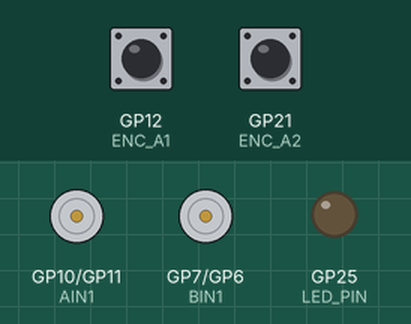
Simulated run of this sketch. Board: Raspberry Pi Pico. Shown: motor-driver pin pairs drawn as motors (green arrow = first pin HIGH = forward, orange = second pin HIGH = backward, longer = more drive, scaled by the enable pin), output pins drawn as LEDs (lit = HIGH). The inputs (shaded band) are chosen by the test bench; at power-on: GP12 (ENC_A1) HIGH, GP21 (ENC_A2) HIGH. What the sketch prints to the serial monitor is not drawn.

Above: at 0.1 s.
At 5.1 s:
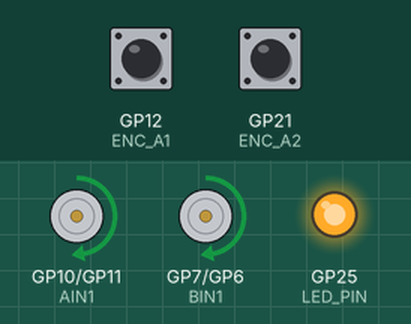
Timing chart, 0 to 6.6 s (numbered marks = the images above):
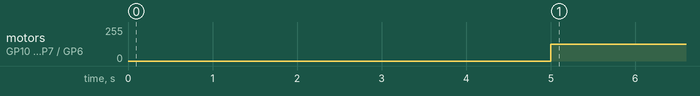

The sketch:

pico_odom.ino
```cpp
// ----- ピン定義 -----
#define AIN1 10
#define AIN2 11
#define PWMA 3
#define BIN1 7
#define BIN2 6
#define PWMB 2
#define LED_PIN 25

#define ENC_A1 12
#define ENC_B1 13
#define ENC_A2 21
#define ENC_B2 22

volatile long encoder_count1 = 0;
volatile long encoder_count2 = 0;

unsigned long prev_time1 = 0;
unsigned long prev_time2 = 0;
long prev_count1 = 0;
long prev_count2 = 0;

const int PPR = 3;
const int GEAR_RATIO = 150;
const float wheel_diameter = 0.13; // m

// ----- 割り込み関数 -----
void encoderCallback1() {
  encoder_count1++;
}

void encoderCallback2() {
  encoder_count2++;
}

// ----- モーター制御 -----
void motorControl(int in1, int in2, int pwm_pin, int speed) {
  if (speed > 0) {
    digitalWrite(in1, HIGH);
    digitalWrite(in2, LOW);
  } else if (speed < 0) {
    digitalWrite(in1, LOW);
    digitalWrite(in2, HIGH);
    speed = -speed;
  } else {
    digitalWrite(in1, LOW);
    digitalWrite(in2, LOW);
  }
  analogWrite(pwm_pin, map(speed, 0, 100, 0, 255)); // 0–100 → 0–255
}

void forward(int speed) {
  motorControl(AIN1, AIN2, PWMA, speed);
  motorControl(BIN1, BIN2, PWMB, speed);
}

void stopMotors() {
  motorControl(AIN1, AIN2, PWMA, 0);
  motorControl(BIN1, BIN2, PWMB, 0);
}

// ----- 速度計算 -----
void getSpeed(unsigned long &prev_time, long &prev_count, long encoder_count,
              float &wheel_rpm, float &speed_mps) {
  unsigned long now = millis();
  float dt = (now - prev_time) / 1000.0;
  if (dt <= 0) {
    wheel_rpm = 0;
    speed_mps = 0;
    return;
  }
  long delta = encoder_count - prev_count;
  float pps = delta / dt;
  float rps = pps / PPR;
  float rpm = rps * 60;
  wheel_rpm = rpm / GEAR_RATIO;
  float wheel_circumference = PI * wheel_diameter;
  speed_mps = (wheel_rpm / 60.0) * wheel_circumference;

  prev_time = now;
  prev_count = encoder_count;
}

// ----- セットアップ -----
void setup() {
  Serial.begin(115200);

  pinMode(AIN1, OUTPUT);
  pinMode(AIN2, OUTPUT);
  pinMode(BIN1, OUTPUT);
  pinMode(BIN2, OUTPUT);
  pinMode(PWMA, OUTPUT);
  pinMode(PWMB, OUTPUT);
  pinMode(LED_PIN, OUTPUT);

  pinMode(ENC_A1, INPUT_PULLUP);
  pinMode(ENC_B1, INPUT_PULLUP);
  pinMode(ENC_A2, INPUT_PULLUP);
  pinMode(ENC_B2, INPUT_PULLUP);

  attachInterrupt(digitalPinToInterrupt(ENC_A1), encoderCallback1, RISING);
  attachInterrupt(digitalPinToInterrupt(ENC_A2), encoderCallback2, RISING);

  digitalWrite(LED_PIN, LOW);
  delay(5000); // 初期待機
  digitalWrite(LED_PIN, HIGH);
}

// ----- メインループ -----
void loop() {
  forward(50);
  delay(1000);

  float rpm1, speed1, rpm2, speed2;
  getSpeed(prev_time1, prev_count1, encoder_count1, rpm1, speed1);
  getSpeed(prev_time2, prev_count2, encoder_count2, rpm2, speed2);

  Serial.print("wheel_rpm1: "); Serial.println(rpm1);
  Serial.print("wheel_rpm2: "); Serial.println(rpm2);
}
```

Measured:
- by itself, motor on GP10 (AIN1) / GP11 (AIN2), motor on GP7 (BIN1) / GP6 (BIN2): stopped → forward 127/255 at 5.0 s
